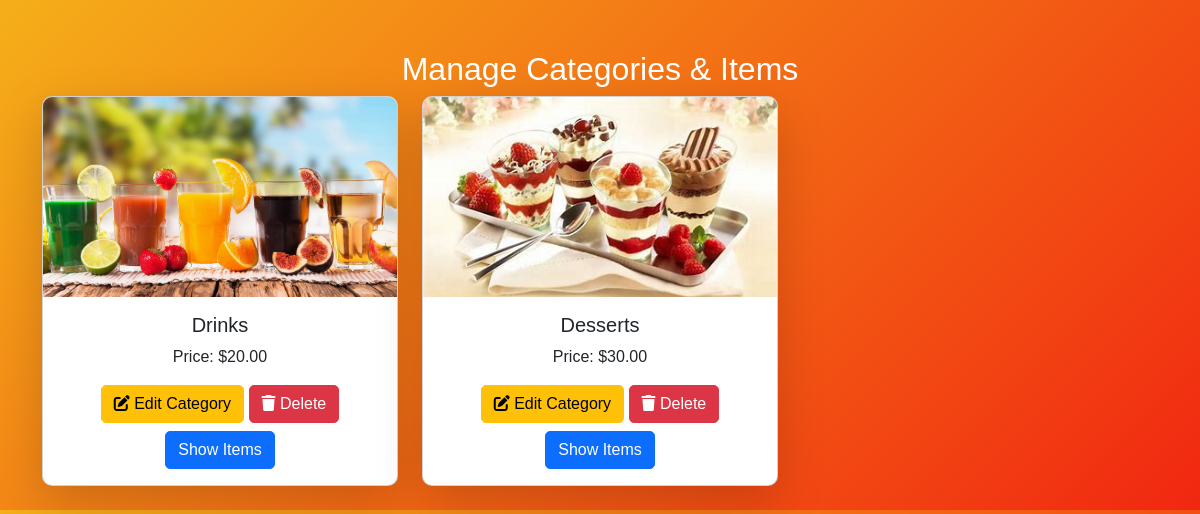
Page /shop_items/ on the earlier database version.
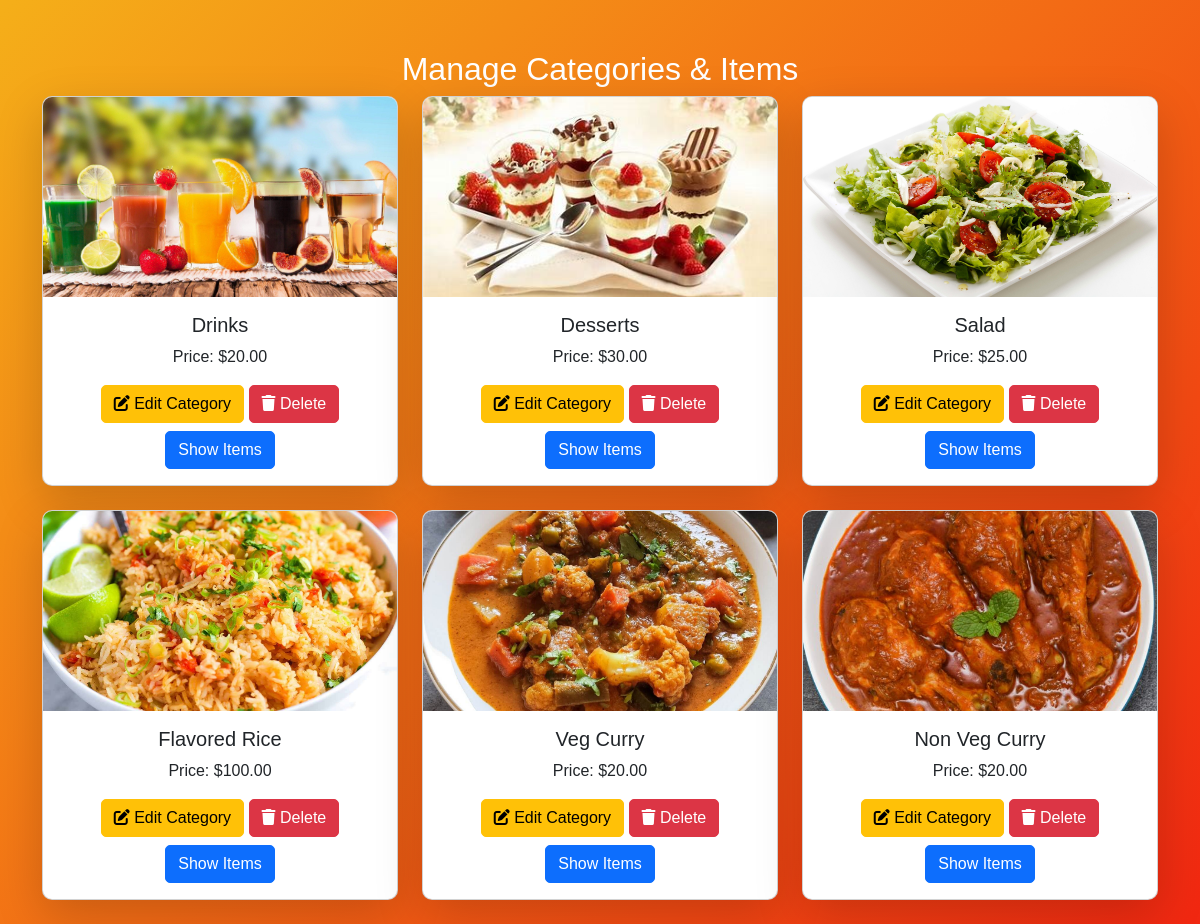
Same page on the later database version.
### app/models.py (models this page shows, shortened)
class ItemCategory(models.Model):
    img = models.FileField()
    name = models.CharField(max_length=100)
    price = models.DecimalField(max_digits=10, decimal_places=2)

### app/views.py (the view)
# urls.py: path('shop_items/', views.shop_items, name='shop_items'),
def shop_items(req):
    categories = ItemCategory.objects.all()
    items = Item.objects.all()
    return render(req, 'shop/items.html', {'categories': categories, 'items': items})

### templates/shop/items.html (shortened to what this page needs)
    {% load static %}
<!DOCTYPE html>
<html lang="en">
<head>
    {% load static %}
    <link rel="stylesheet" href="https://cdn.jsdelivr.net/npm/bootstrap@5.3.0/dist/css/bootstrap.min.css">
    <link rel="stylesheet" href="https://cdnjs.cloudflare.com/ajax/libs/font-awesome/6.0.0/css/all.min.css">
</head>
<body>
<div class="container">
    <h2 class="text-center text-white">Manage Categories & Items</h2>
    <div class="row">
        {% for category in categories %}
        <div class="col-md-4 mb-4">
            <div class="card shadow-lg">
                <img src="{{ category.img.url }}" class="card-img-top" alt="{{ category.name }}">
                <div class="card-body text-center">
                    <h5 class="card-title">{{ category.name }}</h5>
                    <p class="card-text">Price: ${{ category.price }}</p>
                    <a href="{% url 'edit_category' category.id %}" class="btn btn-warning">
                        <i class="fas fa-edit"></i> Edit Category
                    </a>
                    <a href="{% url 'delete_category' category.id %}" class="btn btn-danger" onclick="return confirm('Are you sure?');">
                        <i class="fas fa-trash"></i> Delete
                    </a>
                    <button class="btn btn-primary mt-2 show-items-btn" data-category-id="{{ category.id }}">
                        Show Items
                    </button>
                </div>
            </div>
        </div>
        {% empty %}
        <p class="text-white text-center">No categories available.</p>
        {% endfor %}
    </div>
</div>
</body>
</html>

Differences in the rows shown:
added ItemCategory: img (picture), name "Salad", price "25.00"
added ItemCategory: img (picture), name "Flavored Rice", price "100.00"
added ItemCategory: img (picture), name "Veg Curry", price "20.00"
added ItemCategory: img (picture), name "Non Veg Curry", price "20.00"
